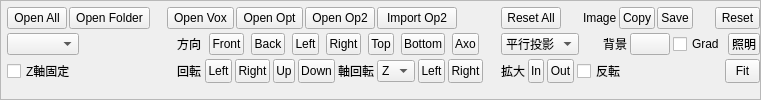
     <widget class="QFrame" name="frame">
      <property name="frameShape">
       <enum>QFrame::StyledPanel</enum>
      </property>
      <property name="frameShadow">
       <enum>QFrame::Raised</enum>
      </property>
      <layout class="QVBoxLayout" name="verticalLayout">
       <property name="spacing">
        <number>6</number>
       </property>
       <property name="leftMargin">
        <number>6</number>
       </property>
       <property name="topMargin">
        <number>6</number>
       </property>
       <property name="rightMargin">
        <number>0</number>
       </property>
       <property name="bottomMargin">
        <number>3</number>
       </property>
       <item>
        <layout class="QGridLayout" name="gridLayout_2">
         <property name="bottomMargin">
          <number>0</number>
         </property>
         <property name="spacing">
          <number>0</number>
         </property>
         <item row="1" column="0">
          <layout class="QGridLayout" name="gridLayout_9">
           <property name="bottomMargin">
            <number>0</number>
           </property>
           <property name="spacing">
            <number>4</number>
           </property>
           <item row="2" column="8">
            <widget class="QPushButton" name="pushButton_fit">
             <property name="sizePolicy">
              <sizepolicy hsizetype="Fixed" vsizetype="Minimum">
               <horstretch>0</horstretch>
               <verstretch>0</verstretch>
              </sizepolicy>
             </property>
             <property name="styleSheet">
              <string notr="true">padding-left: 9px; padding-right: 9px</string>
             </property>
             <property name="text">
              <string>Fit</string>
             </property>
            </widget>
           </item>
           <item row="2" column="2">
            <spacer name="horizontalSpacer_11">
             <property name="orientation">
              <enum>Qt::Horizontal</enum>
             </property>
             <property name="sizeType">
              <enum>QSizePolicy::Maximum</enum>
             </property>
             <property name="sizeHint" stdset="0">
              <size>
               <width>10</width>
               <height>20</height>
              </size>
             </property>
            </spacer>
           </item>
           <item row="1" column="6" colspan="3">
            <layout class="QHBoxLayout" name="horizontalLayout_46">
             <property name="spacing">
              <number>3</number>
             </property>
             <property name="topMargin">
              <number>0</number>
             </property>
             <item>
              <widget class="CustomCombo" name="comboBox_projection">
               <item>
                <property name="text">
                 <string>平行投影</string>
                </property>
               </item>
               <item>
                <property name="text">
                 <string>透視投影</string>
                </property>
               </item>
              </widget>
             </item>
             <item>
              <widget class="QLabel" name="label_41">
               <property name="layoutDirection">
                <enum>Qt::LeftToRight</enum>
               </property>
               <property name="text">
                <string>背景</string>
               </property>
               <property name="alignment">
                <set>Qt::AlignRight|Qt::AlignTrailing|Qt::AlignVCenter</set>
               </property>
              </widget>
             </item>
             <item>
              <widget class="QPushButton" name="pushButton_background_color">
               <property name="sizePolicy">
                <sizepolicy hsizetype="Fixed" vsizetype="Fixed">
                 <horstretch>0</horstretch>
                 <verstretch>0</verstretch>
                </sizepolicy>
               </property>
               <property name="text">
                <string/>
               </property>
              </widget>
             </item>
             <item>
              <widget class="QCheckBox" name="checkBox_background_grad">
               <property name="text">
                <string>Grad</string>
               </property>
              </widget>
             </item>
             <item>
              <widget class="QPushButton" name="pushButton_LightSetting">
               <property name="sizePolicy">
                <sizepolicy hsizetype="Fixed" vsizetype="Preferred">
                 <horstretch>0</horstretch>
                 <verstretch>0</verstretch>
                </sizepolicy>
               </property>
               <property name="styleSheet">
                <string notr="true">padding-left: 3px; padding-right: 3px</string>
               </property>
               <property name="text">
                <string>照明</string>
               </property>
              </widget>
             </item>
            </layout>
           </item>
           <item row="1" column="0" colspan="2">
            <widget class="CustomCombo" name="vox_comboBox_mouseAct">
             <property name="sizePolicy">
              <sizepolicy hsizetype="Fixed" vsizetype="Fixed">
               <horstretch>0</horstretch>
               <verstretch>0</verstretch>
              </sizepolicy>
             </property>
             <property name="styleSheet">
              <string notr="true"/>
             </property>
            </widget>
           </item>
           <item row="2" column="5">
            <spacer name="horizontalSpacer_2">
             <property name="orientation">
              <enum>Qt::Horizontal</enum>
             </property>
             <property name="sizeType">
              <enum>QSizePolicy::Maximum</enum>
             </property>
             <property name="sizeHint" stdset="0">
              <size>
               <width>10</width>
               <height>20</height>
              </size>
             </property>
            </spacer>
           </item>
           <item row="1" column="3">
            <widget class="QLabel" name="label_21">
             <property name="sizePolicy">
              <sizepolicy hsizetype="Fixed" vsizetype="Preferred">
               <horstretch>0</horstretch>
               <verstretch>0</verstretch>
              </sizepolicy>
             </property>
             <property name="text">
              <string>方向</string>
             </property>
            </widget>
           </item>
           <item row="2" column="0" colspan="2">
            <widget class="QCheckBox" name="checkBox_zaxis_rotate_mode">
             <property name="text">
              <string>Z軸固定</string>
             </property>
            </widget>
           </item>
           <item row="2" column="3">
            <widget class="QLabel" name="label_20">
             <property name="text">
              <string>回転</string>
             </property>
            </widget>
           </item>
           <item row="1" column="4">
            <layout class="QHBoxLayout" name="horizontalLayout_25">
             <property name="spacing">
              <number>3</number>
             </property>
             <property name="sizeConstraint">
              <enum>QLayout::SetDefaultConstraint</enum>
             </property>
             <item>
              <widget class="QPushButton" name="pushButton_view_front">
               <property name="sizePolicy">
                <sizepolicy hsizetype="Fixed" vsizetype="Minimum">
                 <horstretch>0</horstretch>
                 <verstretch>0</verstretch>
                </sizepolicy>
               </property>
               <property name="minimumSize">
                <size>
                 <width>0</width>
                 <height>0</height>
                </size>
               </property>
               <property name="autoFillBackground">
                <bool>false</bool>
               </property>
               <property name="styleSheet">
                <string notr="true">padding: 2px</string>
               </property>
               <property name="text">
                <string>Front</string>
               </property>
               <property name="icon">
                <iconset>
                 <normalon>:/images/ViewFront.png</normalon>
                </iconset>
               </property>
               <property name="default">
                <bool>false</bool>
               </property>
               <property name="flat">
                <bool>false</bool>
               </property>
              </widget>
             </item>
             <item>
              <widget class="QPushButton" name="pushButton_view_back">
               <property name="sizePolicy">
                <sizepolicy hsizetype="Fixed" vsizetype="Minimum">
                 <horstretch>0</horstretch>
                 <verstretch>0</verstretch>
                </sizepolicy>
               </property>
               <property name="styleSheet">
                <string notr="true">padding: 2px</string>
               </property>
               <property name="text">
                <string>Back</string>
               </property>
               <property name="icon">
                <iconset>
                 <normalon>:/images/ViewBack.png</normalon>
                </iconset>
               </property>
              </widget>
             </item>
             <item>
              <widget class="QPushButton" name="pushButton_view_left">
               <property name="sizePolicy">
                <sizepolicy hsizetype="Fixed" vsizetype="Minimum">
                 <horstretch>0</horstretch>
                 <verstretch>0</verstretch>
                </sizepolicy>
               </property>
               <property name="styleSheet">
                <string notr="true">padding: 2px</string>
               </property>
               <property name="text">
                <string>Left</string>
               </property>
               <property name="icon">
                <iconset>
                 <normalon>:/images/ViewLeft.png</normalon>
                </iconset>
               </property>
              </widget>
             </item>
             <item>
              <widget class="QPushButton" name="pushButton_view_right">
               <property name="sizePolicy">
                <sizepolicy hsizetype="Fixed" vsizetype="Minimum">
                 <horstretch>0</horstretch>
                 <verstretch>0</verstretch>
                </sizepolicy>
               </property>
               <property name="styleSheet">
                <string notr="true">padding: 2px</string>
               </property>
               <property name="text">
                <string>Right</string>
               </property>
               <property name="icon">
                <iconset>
                 <normalon>:/images/ViewRight.png</normalon>
                </iconset>
               </property>
              </widget>
             </item>
             <item>
              <widget class="QPushButton" name="pushButton_view_top">
               <property name="sizePolicy">
                <sizepolicy hsizetype="Fixed" vsizetype="Minimum">
                 <horstretch>0</horstretch>
                 <verstretch>0</verstretch>
                </sizepolicy>
               </property>
               <property name="styleSheet">
                <string notr="true">padding: 2px</string>
               </property>
               <property name="text">
                <string>Top</string>
               </property>
               <property name="icon">
                <iconset>
                 <normalon>:/images/ViewTop.png</normalon>
                </iconset>
               </property>
              </widget>
             </item>
             <item>
              <widget class="QPushButton" name="pushButton_view_bottom">
               <property name="sizePolicy">
                <sizepolicy hsizetype="Fixed" vsizetype="Minimum">
                 <horstretch>0</horstretch>
                 <verstretch>0</verstretch>
                </sizepolicy>
               </property>
               <property name="styleSheet">
                <string notr="true">padding: 2px</string>
               </property>
               <property name="text">
                <string>Bottom</string>
               </property>
               <property name="icon">
                <iconset>
                 <normalon>:/images/ViewBottom.png</normalon>
                </iconset>
               </property>
              </widget>
             </item>
             <item>
              <widget class="QPushButton" name="pushButton_view_axo">
               <property name="sizePolicy">
                <sizepolicy hsizetype="Fixed" vsizetype="Minimum">
                 <horstretch>0</horstretch>
                 <verstretch>0</verstretch>
                </sizepolicy>
               </property>
               <property name="styleSheet">
                <string notr="true">padding: 2px</string>
               </property>
               <property name="text">
                <string>Axo</string>
               </property>
               <property name="icon">
                <iconset>
                 <normalon>:/images/ViewAxometric.png</normalon>
                </iconset>
               </property>
              </widget>
             </item>
            </layout>
           </item>
           <item row="2" column="6" colspan="2">
            <layout class="QHBoxLayout" name="horizontalLayout_47">
             <property name="spacing">
              <number>3</number>
             </property>
             <item>
              <widget class="QLabel" name="label_23">
               <property name="layoutDirection">
                <enum>Qt::LeftToRight</enum>
               </property>
               <property name="text">
                <string>拡大</string>
               </property>
              </widget>
             </item>
             <item>
              <widget class="QPushButton" name="pushButton_zoomIn">
               <property name="sizePolicy">
                <sizepolicy hsizetype="Fixed" vsizetype="Minimum">
                 <horstretch>0</horstretch>
                 <verstretch>0</verstretch>
                </sizepolicy>
               </property>
               <property name="styleSheet">
                <string notr="true">padding: 2px</string>
               </property>
               <property name="text">
                <string>In</string>
               </property>
               <property name="icon">
                <iconset>
                 <normalon>:/images/ZooIn.png</normalon>
                </iconset>
               </property>
              </widget>
             </item>
             <item>
              <widget class="QPushButton" name="pushButton_zoomOut">
               <property name="sizePolicy">
                <sizepolicy hsizetype="Fixed" vsizetype="Minimum">
                 <horstretch>0</horstretch>
                 <verstretch>0</verstretch>
                </sizepolicy>
               </property>
               <property name="styleSheet">
                <string notr="true">padding: 2px</string>
               </property>
               <property name="text">
                <string>Out</string>
               </property>
               <property name="icon">
                <iconset>
                 <normalon>:/images/ZoomOut.png</normalon>
                </iconset>
               </property>
              </widget>
             </item>
             <item>
              <widget class="QCheckBox" name="checkBox_zoom_reverse">
               <property name="text">
                <string>反転</string>
               </property>
              </widget>
             </item>
             <item>
              <spacer name="horizontalSpacer_55">
               <property name="orientation">
                <enum>Qt::Horizontal</enum>
               </property>
               <property name="sizeHint" stdset="0">
                <size>
                 <width>40</width>
                 <height>20</height>
                </size>
               </property>
              </spacer>
             </item>
            </layout>
           </item>
           <item row="2" column="4">
            <layout class="QHBoxLayout" name="horizontalLayout_26" stretch="0,0,0,0,0,0,0,0">
             <property name="spacing">
              <number>3</number>
             </property>
             <property name="sizeConstraint">
              <enum>QLayout::SetMinimumSize</enum>
             </property>
             <property name="bottomMargin">
              <number>0</number>
             </property>
             <item>
              <widget class="QPushButton" name="pushButton_rotateLeft">
               <property name="sizePolicy">
                <sizepolicy hsizetype="Fixed" vsizetype="Minimum">
                 <horstretch>0</horstretch>
                 <verstretch>0</verstretch>
                </sizepolicy>
               </property>
               <property name="styleSheet">
                <string notr="true">padding: 2px</string>
               </property>
               <property name="text">
                <string>Left</string>
               </property>
               <property name="icon">
                <iconset>
                 <normalon>:/images/ViewRotateLeft.png</normalon>
                </iconset>
               </property>
              </widget>
             </item>
             <item>
              <widget class="QPushButton" name="pushButton_rotateRight">
               <property name="sizePolicy">
                <sizepolicy hsizetype="Fixed" vsizetype="Minimum">
                 <horstretch>0</horstretch>
                 <verstretch>0</verstretch>
                </sizepolicy>
               </property>
               <property name="styleSheet">
                <string notr="true">padding: 2px</string>
               </property>
               <property name="text">
                <string>Right</string>
               </property>
               <property name="icon">
                <iconset>
                 <normalon>:/images/ViewRotateRight.png</normalon>
                </iconset>
               </property>
              </widget>
             </item>
             <item>
              <widget class="QPushButton" name="pushButton_rotateUp">
               <property name="sizePolicy">
                <sizepolicy hsizetype="Fixed" vsizetype="Minimum">
                 <horstretch>0</horstretch>
                 <verstretch>0</verstretch>
                </sizepolicy>
               </property>
               <property name="styleSheet">
                <string notr="true">padding: 2px</string>
               </property>
               <property name="text">
                <string>Up</string>
               </property>
               <property name="icon">
                <iconset>
                 <normalon>:/images/ViewRotateTop.png</normalon>
                </iconset>
               </property>
              </widget>
             </item>
             <item>
              <widget class="QPushButton" name="pushButton_rotateDown">
               <property name="sizePolicy">
                <sizepolicy hsizetype="Fixed" vsizetype="Minimum">
                 <horstretch>0</horstretch>
                 <verstretch>0</verstretch>
                </sizepolicy>
               </property>
               <property name="styleSheet">
                <string notr="true">padding: 2px</string>
               </property>
               <property name="text">
                <string>Down</string>
               </property>
               <property name="icon">
                <iconset>
                 <normalon>:/images/ViewRotateBottom.png</normalon>
                </iconset>
               </property>
              </widget>
             </item>
             <item>
              <widget class="QLabel" name="label_18">
               <property name="text">
                <string>軸回転</string>
               </property>
              </widget>
             </item>
             <item>
              <widget class="CustomCombo" name="comboBox_axis">
               <property name="sizePolicy">
                <sizepolicy hsizetype="Fixed" vsizetype="Fixed">
                 <horstretch>0</horstretch>
                 <verstretch>0</verstretch>
                </sizepolicy>
               </property>
               <property name="currentText">
                <string>Z</string>
               </property>
               <property name="currentIndex">
                <number>2</number>
               </property>
               <item>
                <property name="text">
                 <string>X</string>
                </property>
               </item>
               <item>
                <property name="text">
                 <string>Y</string>
                </property>
               </item>
               <item>
                <property name="text">
                 <string>Z</string>
                </property>
               </item>
              </widget>
             </item>
             <item>
              <widget class="QPushButton" name="pushButton_axisLeft">
               <property name="sizePolicy">
                <sizepolicy hsizetype="Fixed" vsizetype="Minimum">
                 <horstretch>0</horstretch>
                 <verstretch>0</verstretch>
                </sizepolicy>
               </property>
               <property name="styleSheet">
                <string notr="true">padding: 2px</string>
               </property>
               <property name="text">
                <string>Left</string>
               </property>
               <property name="icon">
                <iconset>
                 <normalon>:/images/ViewRotateLeft.png</normalon>
                </iconset>
               </property>
              </widget>
             </item>
             <item>
              <widget class="QPushButton" name="pushButton_axisRight">
               <property name="sizePolicy">
                <sizepolicy hsizetype="Fixed" vsizetype="Minimum">
                 <horstretch>0</horstretch>
                 <verstretch>0</verstretch>
                </sizepolicy>
               </property>
               <property name="styleSheet">
                <string notr="true">padding: 2px</string>
               </property>
               <property name="text">
                <string>Right</string>
               </property>
               <property name="icon">
                <iconset>
                 <normalon>:/images/ViewRotateRight.png</normalon>
                </iconset>
               </property>
              </widget>
             </item>
            </layout>
           </item>
           <item row="0" column="0" colspan="6">
            <layout class="QGridLayout" name="gridLayout_27">
             <property name="horizontalSpacing">
              <number>2</number>
             </property>
             <property name="verticalSpacing">
              <number>3</number>
             </property>
             <item row="0" column="6">
              <widget class="QPushButton" name="pushButton_import_op2">
               <property name="text">
                <string>Import Op2</string>
               </property>
              </widget>
             </item>
             <item row="0" column="1">
              <widget class="QPushButton" name="pushButton_open_folder">
               <property name="sizePolicy">
                <sizepolicy hsizetype="Minimum" vsizetype="Preferred">
                 <horstretch>0</horstretch>
                 <verstretch>0</verstretch>
                </sizepolicy>
               </property>
               <property name="styleSheet">
                <string notr="true">padding-left: 6px; padding-right: 6px</string>
               </property>
               <property name="text">
                <string>Open Folder</string>
               </property>
              </widget>
             </item>
             <item row="0" column="5">
              <widget class="QPushButton" name="pushButton_open_op2">
               <property name="sizePolicy">
                <sizepolicy hsizetype="Minimum" vsizetype="Preferred">
                 <horstretch>0</horstretch>
                 <verstretch>0</verstretch>
                </sizepolicy>
               </property>
               <property name="styleSheet">
                <string notr="true">padding-left: 6px; padding-right: 6px</string>
               </property>
               <property name="text">
                <string>Open Op2</string>
               </property>
              </widget>
             </item>
             <item row="0" column="7">
              <spacer name="horizontalSpacer_58">
               <property name="orientation">
                <enum>Qt::Horizontal</enum>
               </property>
               <property name="sizeHint" stdset="0">
                <size>
                 <width>40</width>
                 <height>20</height>
                </size>
               </property>
              </spacer>
             </item>
             <item row="0" column="3">
              <widget class="QPushButton" name="pushButton_open_vox">
               <property name="sizePolicy">
                <sizepolicy hsizetype="Minimum" vsizetype="Preferred">
                 <horstretch>0</horstretch>
                 <verstretch>0</verstretch>
                </sizepolicy>
               </property>
               <property name="styleSheet">
                <string notr="true">padding-left: 6px; padding-right: 6px</string>
               </property>
               <property name="text">
                <string>Open Vox</string>
               </property>
              </widget>
             </item>
             <item row="0" column="4">
              <widget class="QPushButton" name="pushButton_open_opt">
               <property name="sizePolicy">
                <sizepolicy hsizetype="Minimum" vsizetype="Preferred">
                 <horstretch>0</horstretch>
                 <verstretch>0</verstretch>
                </sizepolicy>
               </property>
               <property name="styleSheet">
                <string notr="true">padding-left: 6px; padding-right: 6px</string>
               </property>
               <property name="text">
                <string>Open Opt</string>
               </property>
              </widget>
             </item>
             <item row="0" column="0">
              <widget class="QPushButton" name="pushButton_open_files">
               <property name="sizePolicy">
                <sizepolicy hsizetype="Minimum" vsizetype="Preferred">
                 <horstretch>0</horstretch>
                 <verstretch>0</verstretch>
                </sizepolicy>
               </property>
               <property name="styleSheet">
                <string notr="true">padding-left: 6px; padding-right: 6px</string>
               </property>
               <property name="text">
                <string>Open All</string>
               </property>
               <property name="flat">
                <bool>false</bool>
               </property>
              </widget>
             </item>
             <item row="0" column="2">
              <spacer name="horizontalSpacer_56">
               <property name="orientation">
                <enum>Qt::Horizontal</enum>
               </property>
               <property name="sizeType">
                <enum>QSizePolicy::Maximum</enum>
               </property>
               <property name="sizeHint" stdset="0">
                <size>
                 <width>15</width>
                 <height>20</height>
                </size>
               </property>
              </spacer>
             </item>
            </layout>
           </item>
           <item row="0" column="6" colspan="3">
            <layout class="QHBoxLayout" name="horizontalLayout_48">
             <property name="spacing">
              <number>2</number>
             </property>
             <item>
              <widget class="QPushButton" name="pushButton_reset">
               <property name="sizePolicy">
                <sizepolicy hsizetype="Minimum" vsizetype="Preferred">
                 <horstretch>0</horstretch>
                 <verstretch>0</verstretch>
                </sizepolicy>
               </property>
               <property name="styleSheet">
                <string notr="true">padding-left: 5px; padding-right: 5px</string>
               </property>
               <property name="text">
                <string>Reset All</string>
               </property>
              </widget>
             </item>
             <item>
              <spacer name="horizontalSpacer_57">
               <property name="orientation">
                <enum>Qt::Horizontal</enum>
               </property>
               <property name="sizeType">
                <enum>QSizePolicy::Maximum</enum>
               </property>
               <property name="sizeHint" stdset="0">
                <size>
                 <width>20</width>
                 <height>20</height>
                </size>
               </property>
              </spacer>
             </item>
             <item>
              <widget class="QLabel" name="label_80">
               <property name="text">
                <string>Image</string>
               </property>
              </widget>
             </item>
             <item>
              <widget class="QPushButton" name="pushButton_copy_image">
               <property name="sizePolicy">
                <sizepolicy hsizetype="Minimum" vsizetype="Preferred">
                 <horstretch>0</horstretch>
                 <verstretch>0</verstretch>
                </sizepolicy>
               </property>
               <property name="styleSheet">
                <string notr="true">padding-left: 3px; padding-right: 3px</string>
               </property>
               <property name="text">
                <string>Copy</string>
               </property>
              </widget>
             </item>
             <item>
              <widget class="QPushButton" name="pushButton_save_image">
               <property name="sizePolicy">
                <sizepolicy hsizetype="Minimum" vsizetype="Preferred">
                 <horstretch>0</horstretch>
                 <verstretch>0</verstretch>
                </sizepolicy>
               </property>
               <property name="styleSheet">
                <string notr="true">padding-left: 3px; padding-right: 3px</string>
               </property>
               <property name="text">
                <string>Save</string>
               </property>
              </widget>
             </item>
             <item>
              <spacer name="horizontalSpacer_36">
               <property name="orientation">
                <enum>Qt::Horizontal</enum>
               </property>
               <property name="sizeType">
                <enum>QSizePolicy::Maximum</enum>
               </property>
               <property name="sizeHint" stdset="0">
                <size>
                 <width>20</width>
                 <height>20</height>
                </size>
               </property>
              </spacer>
             </item>
             <item>
              <widget class="QPushButton" name="pushButton_init">
               <property name="sizePolicy">
                <sizepolicy hsizetype="Fixed" vsizetype="Preferred">
                 <horstretch>0</horstretch>
                 <verstretch>0</verstretch>
                </sizepolicy>
               </property>
               <property name="styleSheet">
                <string notr="true">padding-left: 5px; padding-right: 5px</string>
               </property>
               <property name="text">
                <string>Reset</string>
               </property>
              </widget>
             </item>
            </layout>
           </item>
          </layout>
         </item>
         <item row="1" column="1">
          <spacer name="horizontalSpacer_13">
           <property name="orientation">
            <enum>Qt::Horizontal</enum>
           </property>
           <property name="sizeHint" stdset="0">
            <size>
             <width>0</width>
             <height>20</height>
            </size>
           </property>
          </spacer>
         </item>
        </layout>
       </item>
       <item>
        <widget class="MyOpenGLWidget" name="obj3dViewer" native="true">
         <property name="sizePolicy">
          <sizepolicy hsizetype="Expanding" vsizetype="Expanding">
           <horstretch>0</horstretch>
           <verstretch>0</verstretch>
          </sizepolicy>
         </property>
         <property name="minimumSize">
          <size>
           <width>0</width>
           <height>0</height>
          </size>
         </property>
         <property name="layoutDirection">
          <enum>Qt::RightToLeft</enum>
         </property>
         <property name="styleSheet">
          <string notr="true">QTabBar::tab { background: #f0f0f0; }
QTabBar::tab:selected { background: #d0d0d0; }</string>
         </property>
        </widget>
       </item>
      </layout>
     </widget>
